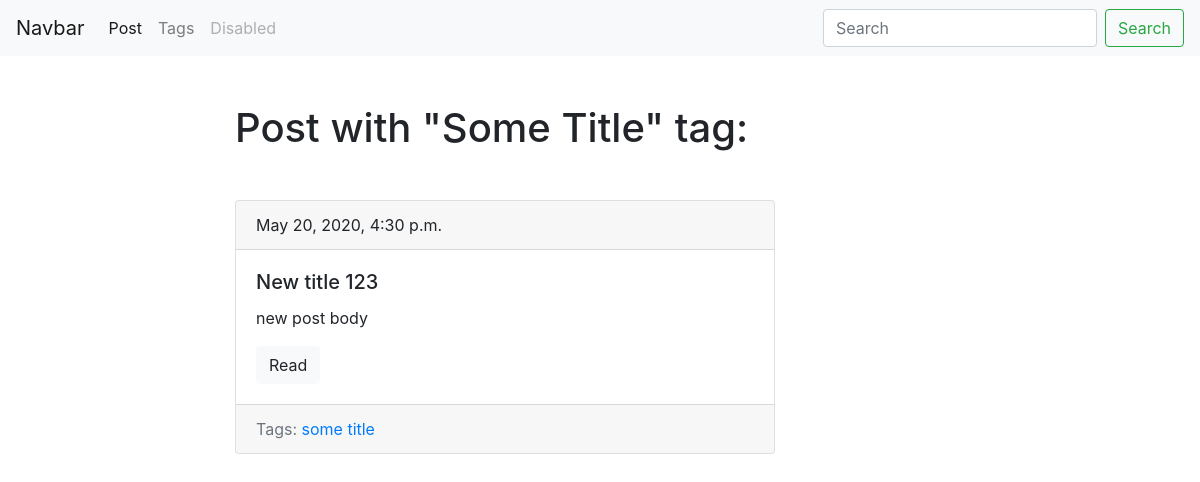
The page /blog/tag/some-title/ on the database its author committed.
### blog/models.py (models this page shows, shortened)
class Tag(models.Model):
    title = models.CharField(max_length=50)
    slug = models.SlugField(max_length=50, unique=True)
    def get_absolute_url(self):
        return reverse('tag_detail_url', kwargs={'slug': self.slug})

class Post(models.Model):
    title = models.CharField(max_length=150, db_index=True)
    slug = models.SlugField(max_length=150, blank=True, unique=True)
    body = models.TextField(blank=True, db_index=True)
    date_pub = models.DateTimeField(auto_now_add=True)
    tags = models.ManyToManyField('Tag', blank=True, related_name='posts')
    def get_absolute_url(self):
        return reverse('post_detail_url', kwargs={'slug': self.slug})

### blog/views.py (the view)
# urls.py: path('tag/<str:slug>/', TagDetail.as_view(), name='tag_detail_url'),
class TagDetail(ObjectDetailMixin, View):
    model = Tag
    template = 'blog/tag_detail.html'

### blog/utils.py (called while the page is built)
    def get(self, request, slug):
        obj = get_object_or_404(self.model, slug__iexact=slug)
        return render(request, self.template, context={self.model.__name__.lower(): obj})

### blog/templates/blog/tag_detail.html (shortened to what this page needs)
{% extends 'blog/base_blog.html' %}
{% block content %}
    <h1 class="mb-5">Post with "{{ tag.title|title}}" tag:
    </h1>
    {% for post in tag.posts.all %}
        {% include 'blog/includes/post_card_template.html' %}
    {% endfor %}
{% endblock %}

### blog/templates/blog/base_blog.html
{% extends 'base.html' %}

### templates/base.html (shortened to what this page needs)
<!DOCTYPE html>
<html lang="en">
<head>
    <link rel="stylesheet" href="https://stackpath.bootstrapcdn.com/bootstrap/4.5.0/css/bootstrap.min.css">
</head>
<body>
        <nav class="navbar navbar-expand-lg navbar-light bg-light" style="background-color: #e3f2fd;">
          <a class="navbar-brand" href="#">Navbar</a>
          <div class="collapse navbar-collapse" id="navbarSupportedContent">
            <ul class="navbar-nav mr-auto">
              <li class="nav-item active">
                <a class="nav-link" href="{% url 'posts_list_url' %}">Post</a>
              </li>
              <li class="nav-item">
                <a class="nav-link" href="{% url 'tags_list_url' %}">Tags</a>
              </li>
              <li class="nav-item">
                <a class="nav-link disabled" href="#" tabindex="-1" aria-disabled="true">Disabled</a>
              </li>
            </ul>
            <form class="form-inline my-2 my-lg-0">
              <input class="form-control mr-sm-2" type="search" placeholder="Search" aria-label="Search">
              <button class="btn btn-outline-success my-2 my-sm-0" type="submit">Search</button>
            </form>
          </div>
        </nav>
        <div class="container mt-5">
            <div class="row">
                <div class="col-6 offset-md-2">
                    {% block content %}{% endblock %}
                </div>
            </div>
        </div>
</body>
</html>

### blog/templates/blog/includes/post_card_template.html
<div class="card mb-4">
    <div class="card-header">
        {{ post.date_pub }}
    </div>
    <div class="card-body">
        <h5 class="card-title">{{ post.title }}</h5>
        <p class="card-text">{{ post.body | truncatewords:15 }}</p>
        <a href="{{ post.get_absolute_url }}" class="btn btn-light">Read</a>
     </div>
    <div class="card-footer text-muted">
        Tags:
        {% for tag in post.tags.all %}
            <a href=" {{ tag.get_absolute_url }}">{{ tag.title }} </a>
        {% endfor %}
    </div>
</div>

### rows shown on the page
Tag: title "Some Title", title "some title"
Post: date_pub "May 20, 2020, 4:30 p.m.", title "New title 123", body "new post body"
